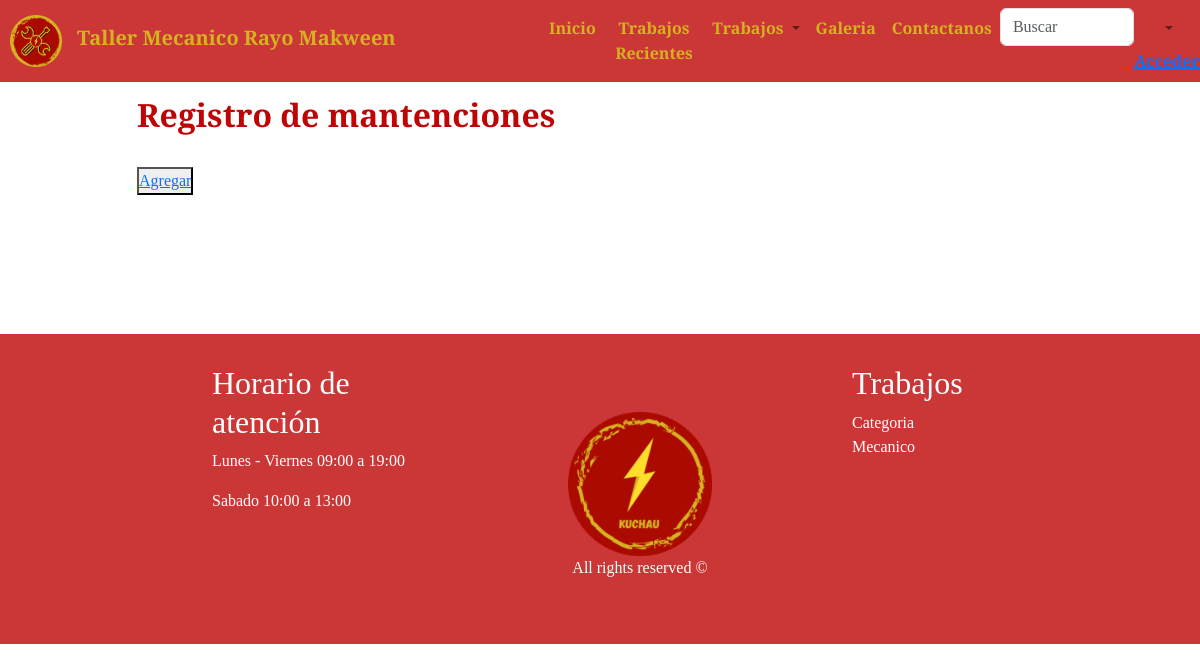
/taller/crud_atencion, run on an earlier commit of the app's database.
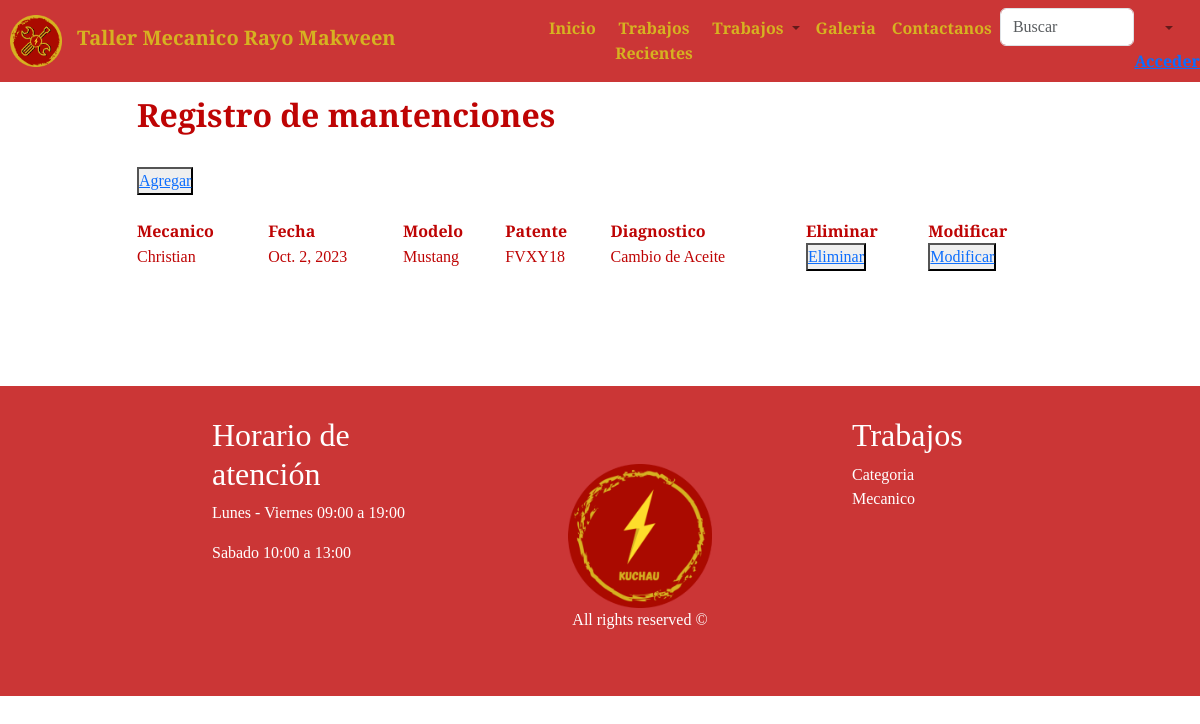
And on a later commit of the database.
### taller/models.py (models this page shows)
class Atencion(models.Model):
    id_atencion     = models.AutoField(primary_key=True, db_column='idAtencion')
    mecanico        = models.ForeignKey('Mecanico',on_delete=models.CASCADE, db_column='rut')
    fecha_atencion  = models.DateField(blank=False, null=False)
    modelo          = models.CharField(max_length=20)
    patente         = models.CharField(max_length=20)
    diagnostico     = models.CharField(max_length=100)
    id_mantencion   = models.ForeignKey('Mantencion', on_delete=models.CASCADE, db_column='idMantencion')
    cantidad        = models.CharField(max_length=20)
    valor           = models.CharField(max_length=20)

class Mecanico(models.Model):
    rut              = models.CharField(db_column='rut', primary_key=True,max_length=10)
    nombre           = models.CharField(max_length=20)
    apellido_paterno = models.CharField(max_length=20)
    apellido_materno = models.CharField(max_length=20)
    fecha_nacimiento = models.DateField(blank=False, null=False)
    id_genero        = models.ForeignKey('Genero',on_delete=models.CASCADE, db_column='idGenero')
    telefono         = models.CharField(max_length=45)
    email            = models.EmailField(unique=True, max_length=100, blank=True, null=True)
    direccion        = models.CharField(max_length=50, blank=True, null=True)

### taller/views.py (the view)
# urls.py: path('crud_atencion', views.crud_atencion, name='crud_atencion'),
def crud_atencion(request):
    atenciones=Atencion.objects.all()
    context={'atenciones':atenciones}
    print("Enviando datos a atencion_list")
    return render(request,"taller/atencion_list.html",context)

### taller/templates/taller/atencion_list.html (shortened to what this page needs)
{% load static %}
<!DOCTYPE html>
<html lang="en">
<head>
    <link rel="stylesheet" href="https://stackpath.bootstrapcdn.com/bootstrap/4.1.3/css/bootstrap.min.css"
>
    <link rel="stylesheet" href="{% static 'img/iconos/css/fontello.css' %}">
    <link rel="stylesheet" href="{% static 'ext/bootstrap/css/bootstrap.min.css' %}">
    <link rel="stylesheet" href="{% static 'css/keyframes.css' %}">
    <link rel="stylesheet" href="{% static 'css/banner.css' %}">
    <link rel="stylesheet" href="{% static 'css/style.css' %}">
</head>
<body>
    <header>
        <nav class="my_navbar navbar navbar-expand-lg navbar-light bg-light fixed-top">
          <a class="navbar-brand pad_l" href="index"> <img  style="max-width: 10%;" src="{% static 'img/Llave.png' %}" class="img-fluid" alt="Logo" width="20%">
          <b class="color_nav">&nbsp Taller Mecanico Rayo Makween</b></a>
          <div class="collapse navbar-collapse" id="navbarSupportedContent">
            <ul class="navbar-nav mr-auto">
              <li class="nav-item active">
                <a class="nav-link" href="index"><b class="color_nav">Inicio</b><span class="sr-only">(current)</span></a>
              </li>
              <li class="nav-item">
                <a class="nav-link" href="trabajosrecientes"><b class="color_nav">Trabajos Recientes</b></a>
              </li>
              <li class="nav-item dropdown">
                <a class="nav-link dropdown-toggle" href="#" id="navbarDropdown" role="button" data-toggle="dropdown"
                  aria-haspopup="true" aria-expanded="false">
                  <b class="color_nav">Trabajos</b>
                </a>
              </li>
              <li class="nav-item">
                <a class="nav-link" href="galeria"><b class="color_nav">Galeria</b></a>
              </li>
              <li>
              <li class="nav-item">
                <a class="nav-link" href="contactanos"><b class="color_nav">Contactanos</b></a>
              </li>
              <li>
                  <input class="form-control" type="search" placeholder="Buscar">
              </li>
              <li class="nav-item dropdown">
                <a class="nav-link dropdown-toggle" href="#" id="navbarDropdown" role="button" data-toggle="dropdown"
                  aria-haspopup="true" aria-expanded="false">
                  <b class="color_nav">{% if user.is_authenticated %}
                                        Bienvenido: {{user.username}}!
                                        {% else %}
                                        <a href="http://127.0.0.1:8000/accounts/login"><b>Acceder</b></a>
                                       {% endif %}
                  </b>
                </a>
              </li>
            </ul>
          </div>
        </nav>
      </header>
    <section>
        <div class="container">
            <div class="row color_cont">
                <div class="col-md-1"></div>
                <div class="col-md-10" style="padding-bottom: 2%;">
                    <br><br><br><br>
                    <div class="row text-left">
                        <h2><b> Registro de mantenciones</b></h2>
                    </div>
                    <div class="list-group">
                        <br>
                        <button type="button" style="width: fit-content;">
                            <a href="{% url 'atencionAdd' %}">Agregar</a>
                        </button><br>
                        <table>
                            {% if atenciones %}
                                <th>Mecanico</th>
                                <th>Fecha</th>
                                <th>Modelo</th>
                                <th>Patente</th>
                                <th>Diagnostico</th>
                                <th>Eliminar</th>
                                <th>Modificar</th>
                                {% for x in atenciones %}
                                    <tr>
                                        <td>{{ x.mecanico.nombre }}</td>
                                        <td>{{ x.fecha_atencion }}</td>
                                        <td>{{ x.modelo }}</td>
                                        <td>{{ x.patente }}</td>
                                        <td>{{ x.diagnostico }}</td>
                                        <td><button type="button">
                                            <a href="{% url 'atencionDel' pk=x.id_atencion %}">Eliminar</a>
                                        </button></td>
                                        <td><button type="button">
                                            <a href="{% url 'atencionEdit' pk=x.id_atencion %}">Modificar</a>
                                        </button></td>
                                    </tr>
                                {% endfor %}
                            {% endif %}
                        </table><br>
                        <br><br>
                    </div>
                </div>
                <div class="col-md-1"></div>
            </div>
        </div>
    </section>
    <footer>
        <div class="cont_footer">
            <div class="container">
                <div class="row">
                    <div class="col-md-1"></div>
                    <div class="col-md-3">
                        <h2>Horario de atención</h2>
                        <p>Lunes - Viernes 09:00 a 19:00</p>
                        <p>Sabado 10:00 a 13:00</p>
                    </div>
                    <div class="col-md-1"></div>
                    <div class="col-md-3 cont_img_footer">
                        <img src="{% static 'img/Footer.png' %}" class="img-fluid" alt="Footer" width="auto">
                        <p> All rights reserved ©</p>
                    </div>
                    <div class="col-md-1"></div>
                    <div class="col-md-3">
                        <h2>Trabajos</h2>
                        <a href="categoria">Categoria</a>
                        <a href="mecanico">Mecanico</a>
                    </div>
                </div>
            </div>
        </div>
    </footer>
</body>
</html>

### taller/static/css/banner.css (style rules this page uses)
.pad_l { padding-left: 10px; }

### taller/static/css/style.css (style rules this page uses)
* { margin: 0%; padding: 0; box-sizing: border-box; }
body { font-family: 'Cormorant Garamond', serif; }
.my_navbar { background-color: rgba(190, 4, 4, 0.8) !important; }
.my_navbar div, .my_navbar ul { background-color: transparent !important; text-align: center; }
.form-control { align-items: center; }
.color_nav { color: #D6B221; }
.color_cont { color: rgba(190, 4, 4); }
.cont_footer { background-color: rgba(190, 4, 4, 0.8); padding: 10%; padding-bottom: 0; padding-top: 30px; color: white; margin-top: 20px; text-align: left; }
.cont_footer a { color: white; text-decoration: none; display: block; padding-bottom: 0; text-align: left; }
.cont_img_footer { padding: 5%; float: center; max-width: 30%; text-align: center; }

What changed in the data, as far as the page shows it:
added Atencion: mecanico.nombre "Christian", fecha_atencion "Oct. 2, 2023", modelo "Mustang", patente "FVXY18", diagnostico "Cambio de Aceite"
Also different on the page:
text now shown: "Mecanico Fecha Modelo Patente Diagnostico Eliminar Modificar"
